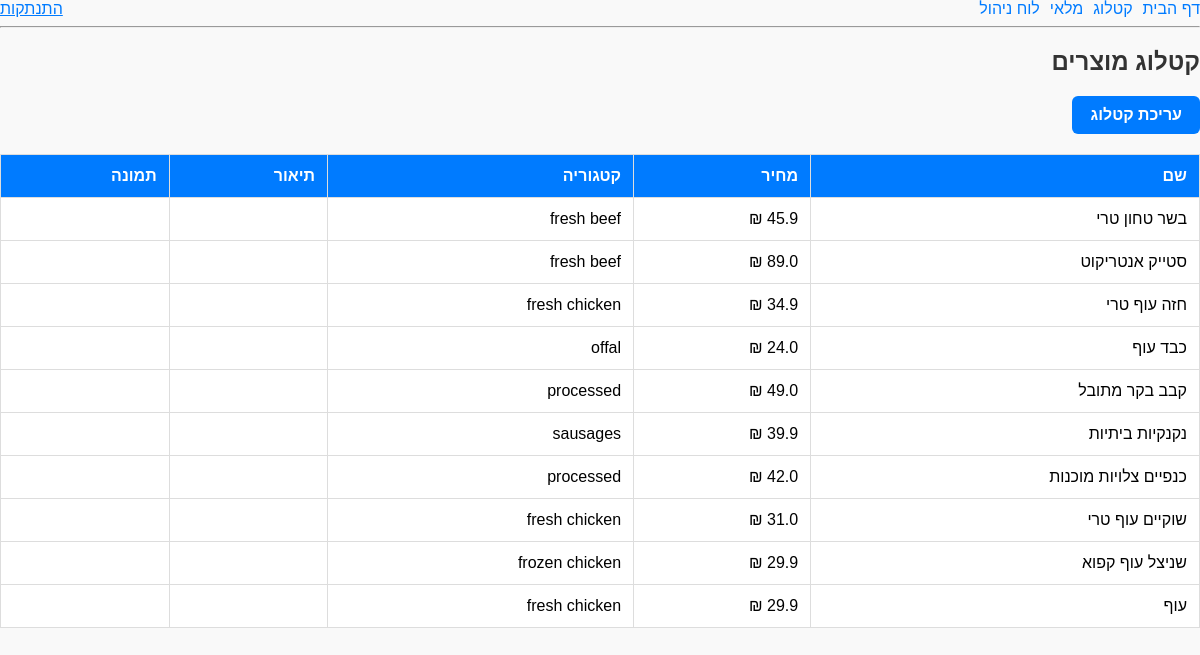
The page /katalog (signed in) on the database its author committed.
### tables this page shows
CREATE TABLE products (
            id INTEGER PRIMARY KEY AUTOINCREMENT,
            name TEXT NOT NULL UNIQUE,
            price REAL NOT NULL,
            category_id INTEGER,
            description TEXT,
            image_url TEXT,
            on_sale INTEGER DEFAULT 0,
            FOREIGN KEY (category_id) REFERENCES categories(id)
        );

CREATE TABLE categories (
            id INTEGER PRIMARY KEY AUTOINCREMENT,
            name TEXT NOT NULL UNIQUE
        );

### app.py (the view)
@app.route('/katalog')
def show_katalog():
    db = get_db()
    cur = db.execute('''
        SELECT products.id, products.name, products.price, categories.name AS category
        FROM products
        LEFT JOIN categories ON products.category_id = categories.id
    ''')
    products = cur.fetchall()
    return render_template('katalog.html', products=products)

### app.py (called while the page is built)
def get_db(): # פותח חיבור למסד נתונים
    db = getattr(g, '_database', None)
    if db is None:
        db = g._database = sqlite3.connect(DATABASE)
        db.row_factory = sqlite3.Row
    return db

@app.teardown_appcontext
def close_connection(exception):
    db = getattr(g, '_database', None)
    if db is not None:
        db.close()

### templates/katalog.html (shortened to what this page needs)
{% extends "base.html" %}
{% block content %}
<h2>קטלוג מוצרים</h2>
{% if session.get('role') == 'admin' %}
    <a href="/katalog/new" class="btn">עריכת קטלוג</a>
{% endif %}
<table>
    <tr>
        <th>שם</th>
        <th>מחיר</th>
        <th>קטגוריה</th>
        <th>תיאור</th>
        <th>תמונה</th>
    </tr>
    {% for product in products %}
    <tr>
        <td>{{ product.name }}</td>
        <td>{{ product.price }} ₪</td>
        <td>{{ product.category }}</td>
        <td>{{ product.description }}</td>
        <td><img src="{{ product.image_url }}" width="80"></td>
    </tr>
    {% endfor %}
</table>
{% endblock %}

### static/style.css (style rules this page uses)
body { font-family: Arial, sans-serif; background-color: #f9f9f9; direction: rtl; text-align: right; margin: 0; }
h1, h2, h3 { color: #333; }
button, .btn { background-color: #007bff; color: white; border: none; padding: 10px 18px; border-radius: 6px; cursor: pointer; font-weight: bold; text-decoration: none; display: inline-block; }
table { border-collapse: collapse; width: 100%; margin-top: 20px; background-color: #fff; }
th, td { border: 1px solid #ddd; padding: 12px; }
th { background-color: #007bff; color: white; }
a { color: #007bff; text-decoration: none; }

### rows shown on the page
products: name "בשר טחון טרי", price "45.9", category "fresh beef"
products: name "סטייק אנטריקוט", price "89.0", category "fresh beef"
products: name "חזה עוף טרי", price "34.9", category "fresh chicken"
products: name "כבד עוף", price "24.0", category "offal"
products: name "קבב בקר מתובל", price "49.0", category "processed"
products: name "נקנקיות ביתיות", price "39.9", category "sausages"
products: name "כנפיים צלויות מוכנות", price "42.0", category "processed"
products: name "שוקיים עוף טרי", price "31.0", category "fresh chicken"
products: name "שניצל עוף קפוא", price "29.9", category "frozen chicken"
products: name "עוף", price "29.9", category "fresh chicken"
